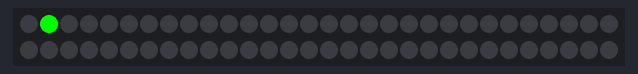
Bench run of a sketch on a simulated Arduino Uno, built with avr-gcc and run on an emulated ATmega328P. Parts: 60 RGB LEDs in strip order, left to right, continuing on the next row.

Above: at 0.1 s.
At 19.1 s:
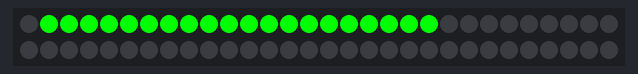
At 38.2 s:
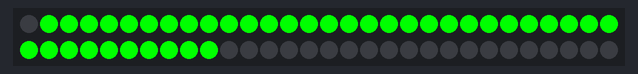

The sketch:

simple_example_testing_colors.ino
```cpp
#include <Adafruit_NeoPixel.h>

#define PIN 6

Adafruit_NeoPixel strip = Adafruit_NeoPixel(60, PIN, NEO_GRB + NEO_KHZ800);

uint8_t r = 0; // define the variable for r
uint8_t g = 255; // define the variable for g
uint8_t b = 0; // define the variable for b
uint8_t x = 0;  // define the variable for led position

void setup() {
  Serial.begin(115200);
  delay(10);
  strip.begin();
  strip.show(); // Initialize all pixels to 'off'
}

void loop() {

for (x = 1 ; x< 59 ; x++)
{
  uint32_t c = strip.Color(r, g, b);  // define the variable c as (R,G,B)
  strip.setPixelColor(x, c);  // set LED x to the color in variable c (rgb)
  strip.show();               // Update
  delay(1000);                // wait for a sec
}
Serial.println("NewLine");
}
```
